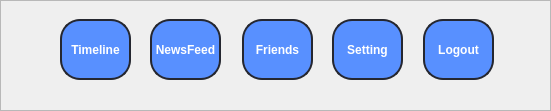
      <widget class="QFrame" name="upbar">
       <property name="geometry">
        <rect>
         <x>0</x>
         <y>0</y>
         <width>551</width>
         <height>111</height>
        </rect>
       </property>
       <property name="frameShape">
        <enum>QFrame::StyledPanel</enum>
       </property>
       <property name="frameShadow">
        <enum>QFrame::Raised</enum>
       </property>
       <widget class="QPushButton" name="timelinebutton">
        <property name="geometry">
         <rect>
          <x>60</x>
          <y>19</y>
          <width>71</width>
          <height>61</height>
         </rect>
        </property>
        <property name="font">
         <font>
          <bold>true</bold>
         </font>
        </property>
        <property name="styleSheet">
         <string notr="true">QPushButton
{
background-color: rgb(88, 144, 255);
border:2px solid rgb(37,39,48);
border-radius:20px;
color:#fff;
}
QPushButton:hover
{
background-color: rgb(47, 116, 251);
}</string>
        </property>
        <property name="text">
         <string>Timeline</string>
        </property>
       </widget>
       <widget class="QPushButton" name="newsfeedbutton">
        <property name="geometry">
         <rect>
          <x>150</x>
          <y>19</y>
          <width>71</width>
          <height>61</height>
         </rect>
        </property>
        <property name="font">
         <font>
          <bold>true</bold>
         </font>
        </property>
        <property name="styleSheet">
         <string notr="true">QPushButton
{
background-color: rgb(88, 144, 255);
border:2px solid rgb(37,39,48);
border-radius:20px;
color:#fff;
}
QPushButton:hover
{
background-color: rgb(47, 116, 251);
}</string>
        </property>
        <property name="text">
         <string>NewsFeed</string>
        </property>
       </widget>
       <widget class="QPushButton" name="friendsbutton">
        <property name="geometry">
         <rect>
          <x>242</x>
          <y>19</y>
          <width>71</width>
          <height>61</height>
         </rect>
        </property>
        <property name="font">
         <font>
          <bold>true</bold>
         </font>
        </property>
        <property name="styleSheet">
         <string notr="true">QPushButton
{
background-color: rgb(88, 144, 255);
border:2px solid rgb(37,39,48);
border-radius:20px;
color:#fff;
}
QPushButton:hover
{
background-color: rgb(47, 116, 251);
}</string>
        </property>
        <property name="text">
         <string>Friends</string>
        </property>
       </widget>
       <widget class="QPushButton" name="settingbutton">
        <property name="geometry">
         <rect>
          <x>332</x>
          <y>19</y>
          <width>71</width>
          <height>61</height>
         </rect>
        </property>
        <property name="font">
         <font>
          <bold>true</bold>
         </font>
        </property>
        <property name="styleSheet">
         <string notr="true">QPushButton
{
background-color: rgb(88, 144, 255);
border:2px solid rgb(37,39,48);
border-radius:20px;
color:#fff;
}
QPushButton:hover
{
background-color: rgb(47, 116, 251);
}</string>
        </property>
        <property name="text">
         <string>Setting</string>
        </property>
       </widget>
       <widget class="QPushButton" name="logoutbutton">
        <property name="geometry">
         <rect>
          <x>423</x>
          <y>19</y>
          <width>71</width>
          <height>61</height>
         </rect>
        </property>
        <property name="font">
         <font>
          <bold>true</bold>
         </font>
        </property>
        <property name="styleSheet">
         <string notr="true">QPushButton
{
background-color: rgb(88, 144, 255);
border:2px solid rgb(37,39,48);
border-radius:20px;
color:#fff;
}
QPushButton:hover
{
background-color: rgb(47, 116, 251);
}</string>
        </property>
        <property name="text">
         <string>Logout</string>
        </property>
       </widget>
      </widget>
